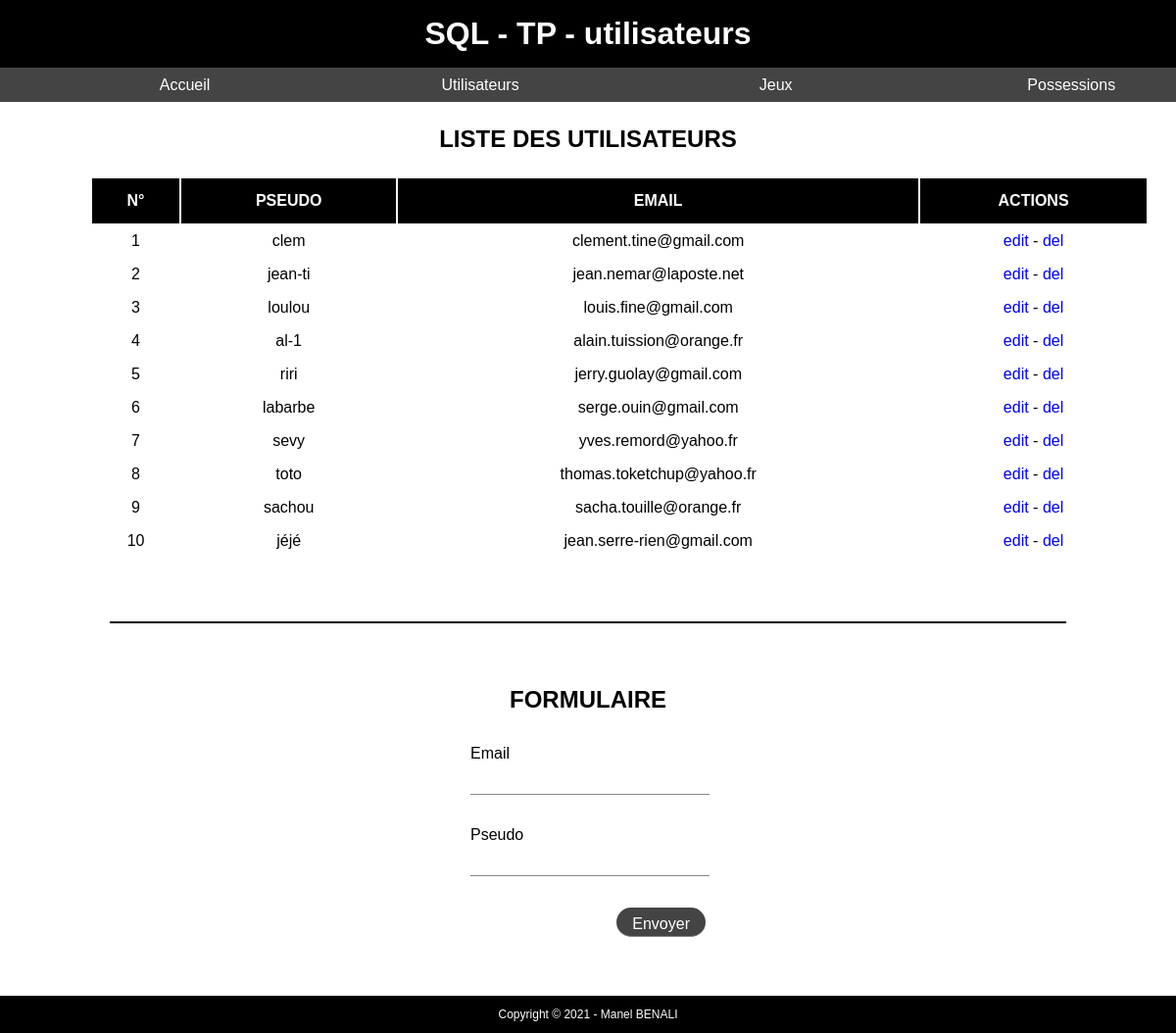
Page /index.php?page=utilisateurs on the committed database.
### tables this page shows
CREATE TABLE `utilisateur` (
  `id_utilisateur` int(11) NOT NULL,
  `email` varchar(100) NOT NULL,
  `pseudo` varchar(25) NOT NULL
);

### views/utilisateurs.php (the view, shortened to what this page needs)
<?php
    $req = $bdd->query('SELECT * FROM utilisateur');
    $utilisateurs = $req->fetchAll();
?>
<h2>Liste des utilisateurs</h2>
<table>
    <thead>
        <tr>
            <th>N°</th>
            <th>Pseudo</th>
            <th>Email</th>
            <th>Actions</th>
        </tr>
    </thead>
    <tbody>
        <?php
            $i = 0;
            foreach ($utilisateurs as $utilisateur) {
                $i++;
        ?>
            <tr>
                <td><?= $i ?></td>
                <td><?= $utilisateur['pseudo'] ?></td>
                <td><?= $utilisateur['email'] ?></td>
                <td>
                    <a href="index.php?page=utilisateurs&id=<?= $utilisateur['id_utilisateur'] ?>">edit</a> -
                    <a href="controllers/traitement.php?utilisateur-delete=<?= $utilisateur['id_utilisateur'] ?>" class="suppression">del</a>
                </td>
            </tr>
        <?php
            }
        ?>
    </tbody>
</table>
<hr>
<h2>Formulaire</h2>
<form action="controllers/traitement.php?utilisateur-<?= isset($user) ? 'update=' . $user['id_utilisateur'] : 'create' ?>" method="post">
    <label for="email">Email</label>
    <input type="email" name="email" maxlength="100" value="<?= isset($user) ? $user['email'] : null ?>" required>
    <label for="pseudo">Pseudo</label>
    <input type="text" name="pseudo" maxlength="25" value="<?= isset($user) ? $user['pseudo'] : null ?>" required>
    <input type="submit" value="envoyer">
</form>

### index.php (shortened to what this page needs)
<!DOCTYPE html>
<html lang="fr">
    <head>
        <?php require_once('views/_partials/head.php') ?>
    </head>
    <body>
        <header>
            <?php require_once('views/_partials/header.php') ?>
        </header>
        <main>
            <?php require_once('views/_partials/nav.php') ?>
            <div id="content">
                <?php
                    if (isset($_GET['page']) && !empty($_GET['page'])) {
                        if (file_exists('views/' . $_GET['page'] . '.php')) {
                            require_once('views/' . $_GET['page'] . '.php');
                        } else {
                            require_once('views/accueil.php');
                        }
                    } else {
                        require_once('views/accueil.php');
                    }
                ?>
            </div>
        </main>
        <footer>
            <?php require_once('views/_partials/footer.php') ?>
        </footer>
    </body>
</html>

### views/_partials/head.php (shortened to what this page needs)
<link rel="stylesheet" href="css/style.css">

### views/_partials/header.php
<h1>
    SQL - TP -
    <?php
        if (isset($_GET['page']) && !empty($_GET['page'])) {
            if (file_exists('views/' . $_GET['page'] . '.php')) {
                echo $_GET['page'];
            } else {
                 echo 'accueil';
            }
        } else {
            echo 'accueil';
        }
    ?>
</h1>

### views/_partials/nav.php
<nav>
    <ul>
        <li><a href="index.php">Accueil</a></li>
        <li><a href="index.php?page=utilisateurs">Utilisateurs</a></li>
        <li><a href="index.php?page=jeux">Jeux</a></li>
        <li><a href="index.php?page=possessions">Possessions</a></li>
    </ul>
</nav>

### views/_partials/footer.php
<p>Copyright © 2021 - Manel BENALI</p>

### css/style.css (style rules this page uses)
* { padding: O; margin: 0; list-style-type: none; text-decoration: none; }
* { font-family: sans-serif; }
h2 { text-transform: uppercase; text-align: center; margin: 1em 0; }
hr { border: 1px solid #000000; margin: 4em 5em; }
header { position: fixed; top: 0; width: 100vw; text-align: center; padding: 1em 0; background-color: #000000; color: #FFFFFF; }
main { margin-top: 69px; margin-bottom: 10em; }
nav { position: fixed; top: 69px; width: 200vw; background-color: #444444; }
nav ul { width: 200vw; }
nav ul li { display: inline-block; width: 24.76vw; text-align: center; }
nav ul li a { display: inline-block; width: 100%; line-height: 35px; color: #FFFFFF; }
main #content { padding: 0 2em; margin-top: 8em; }
#content table { width: 90vw; margin: 1em 5vw; text-align: center; }
#content table thead tr th { background-color: #000000; color: #FFFFFF; padding: 0.5em; text-transform: uppercase; }
#content table th, #content table td { line-height: 30px; }
form { width: 20vw; margin: 2em calc(40vw - 2em); }
form label, form input { display: block; width: 100%; }
form label, form input[type="submit"] { margin-top: 2em; }
form input { height: 30px; border: none; }
form input { border-bottom: 1px solid #888888; font-size: 1em; color: #444444; }
form input[type=submit] { width: auto; float: right; padding: 0.5em 1em; background-color: #444444; color: #FFFFFF; border-radius: 15px; cursor: pointer; text-transform: capitalize; }
footer { position: fixed; bottom: 0; width: 100vw; text-align: center; font-size: 0.75em; padding: 1em 0; background-color: #000000; color: #FFFFFF; }

### rows in the picture
utilisateur: pseudo "clem", email "clement.tine@gmail.com"
utilisateur: pseudo "jean-ti", email "jean.nemar@laposte.net"
utilisateur: pseudo "loulou", email "louis.fine@gmail.com"
utilisateur: pseudo "al-1", email "alain.tuission@orange.fr"
utilisateur: pseudo "riri", email "jerry.guolay@gmail.com"
utilisateur: pseudo "labarbe", email "serge.ouin@gmail.com"
utilisateur: pseudo "sevy", email "yves.remord@yahoo.fr"
utilisateur: pseudo "toto", email "thomas.toketchup@yahoo.fr"
utilisateur: pseudo "sachou", email "sacha.touille@orange.fr"
utilisateur: pseudo "jéjé", email "jean.serre-rien@gmail.com"

### other values in the picture
$_GET['page'] "utilisateurs"
